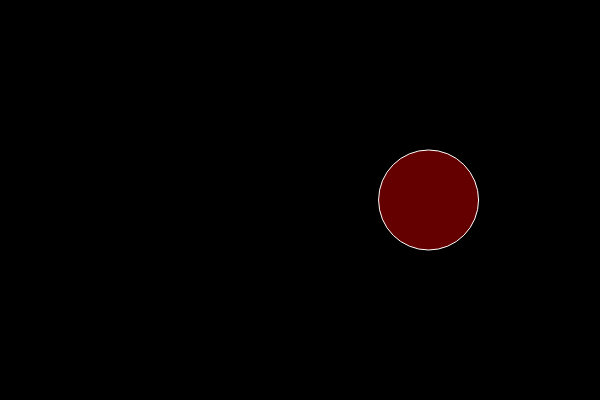
Frame 1 (no input)
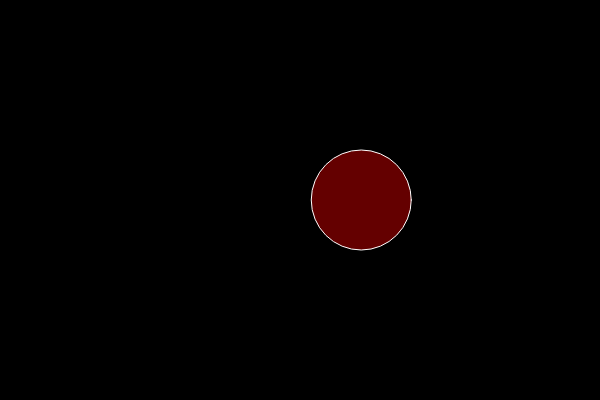
Frame 60 (no input)
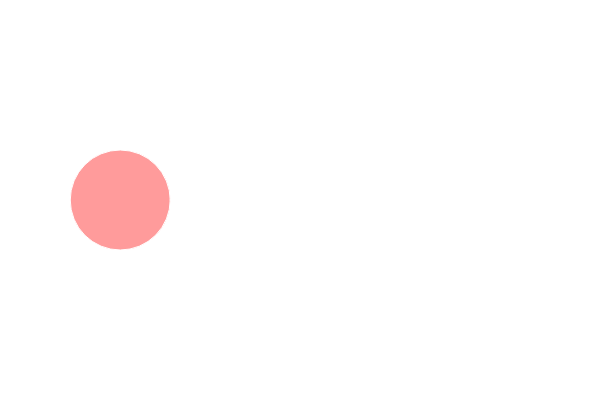
Frame 120 (the mouse pressed at the canvas centre since frame 60)

The p5.js sketch that drew these frames (run headless with seeded random() and noise() and a simulated clock; from frame 60 on, the mouse is pressed at the canvas centre):

// p5.js sketch
// ── sketch.js
var x = 0
var speed = 2;
var on = false;

var spot = {
  x: 0,
  y: 200  
};

var col = {
  r: 255,
  g:0,
  b:0
};

function setup() {
  createCanvas(600,400);
 
}

function draw() {
  if (on) {
    background(255);
  } else {
    background(0);
  }
  spot.x = random(0, width);
  fill(col.r, col.g, col.b, 100);
  stroke(255);
  
  ellipse(spot.x, spot.y, 100, 100)
}

function mousePressed () {
  if (mouseY > 100 && mouseY < 300) {
  on = !on

  }
}
